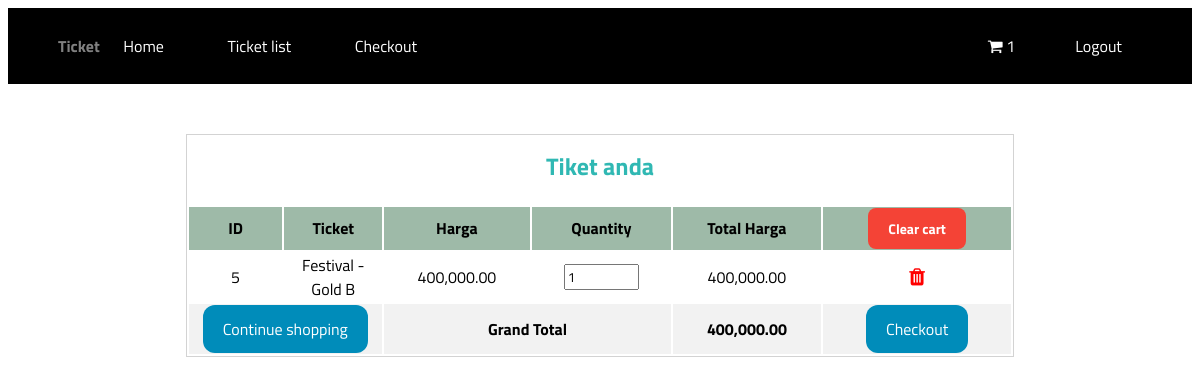
The app's page /cart.php with its own data.
### tables this page shows
CREATE TABLE `carts` (
  `id` int(11) NOT NULL,
  `jenis_tiket` varchar(100) NOT NULL,
  `harga_tiket` varchar(100) NOT NULL,
  `qty` int(10) NOT NULL,
  `harga_total` varchar(100) NOT NULL,
  `code_tiket` varchar(10) NOT NULL
);

### cart.php (the view, shortened to what this page needs)
<html lang="en">
<head>
<link rel="stylesheet" href="https://cdnjs.cloudflare.com/ajax/libs/font-awesome/4.7.0/css/font-awesome.min.css">
</head>
<body>
        <header>
            <nav class="navbar">
                <div>
                    <ul>
                        <li class="list"><a class="navbar-brand">Ticket</a></li>
                        <li class="list"><a class="a" href="index.php">Home</a></li>
                        <li class="list"><a class="a" href="tiket.php">Ticket list</a></li>
                        <li class="list"><a class="a" href="checkout.php">Checkout</a></li>
                        <li class="list" style="float: right;"><a class="a" href="logout.php">Logout</a></li>
                        <li class="list" style="float: right;"><a class="a" href="cart.php"><i class="fa fa-shopping-cart"></i>&nbsp;<span id="cart-item">1</span></a></li>
                    </ul>
                </div>
            </nav>
        </header>
<div class="container">
    <div>
        <div>
            <div>
                <table>
                    <thead>
                        <tr>
                            <td colspan="7">
                                <h2>Tiket anda</h2>
                            </td>
                        </tr>
                        <tr>
                            <th>ID</th>
                            <th>Ticket</th>
                            <th>Harga</th>
                            <th>Quantity</th>
                            <th>Total Harga</th>
                            <th>
                                <a href="function.php?clear=all" class="cls"  onclick="return confirm('Yakin ingin menghapus semua?');">Clear cart</a>
                            </th>
                        </tr>
                    </thead>
                    <tbody>
                        <?php
                            require 'config.php';
                            $stmt = $conn->prepare("SELECT * FROM carts");
                            $stmt->execute();
                            $result = $stmt->get_result();
                            $grand_total = 0;
                            while($row = $result->fetch_assoc()):
                        ?>
                        <tr>
                            <td><?= $row['id']; ?></td>
                            <td><?= $row['jenis_tiket']; ?></td>
                            <td><?= number_format($row['harga_tiket'],2); ?></td>
                            <td><input type="number" class="itemQty" value="<?= $row['qty']; ?>" style="width: 75px;"></td>
                            <td><?= number_format($row['harga_total'],2); ?></td>
                            <td>
                                <a href="function.php?remove=<?= $row['id']; ?>" onclick="return confirm('Yakin ingin dihapus?');"><i class="fa fa-trash" style="color: red; font-size: 20px;"></i></a>
                            </td>
                        </tr>
                        <?php $grand_total += $row['harga_total']; ?>
                        <?php endwhile; ?>
                        <tr>
                            <td colspan="2">
                                <a class="ctn" href="tiket.php">Continue shopping</a>
                            </td>
                            <td colspan="2"><b>Grand Total</b></td>
                            <td><b><?= number_format($grand_total,2); ?></b></td>
                            <td>
                                <a class="ctn" href="checkout.php"
                                <?= ($grand_total > 1)?"":"disabled"; ?>>Checkout</a>
                            </td>
                        </tr>
                    </tbody>
                </table>
            </div>
        </div>
    </div>
</div>
</body>
</html>

### cart.php (style rules this page uses)
* { font-family: 'Titillium Web', sans-serif; }
nav { padding: 10px; background-color: black; }
.navbar-brand { color: white; padding-left: 0; padding-right: 20px; font-weight: bold; opacity: 0.5; }
.navbar ul li .a { color: white; text-decoration: none; padding: 0 60px 20px 0; font-size: medium; }
.list { list-style: none; display: inline; }
.container { padding-top: 50px; margin: 0 auto; }
.cls { background-color: #f44336; border: none; color: white; padding: 10px 20px; text-align: center; text-decoration: none; display: inline-block; font-size: 14px; border-radius: 8px; }
.ctn { background-color: #008CBA;; border: none; color: white; padding: 12px 20px; text-align: center; text-decoration: none; display: inline-block; font-size: 16px; border-radius: 12px; }
table, th, tr { text-align: center; }
h2 { text-align: center; color: #30b8b3; padding-top: 10px; }
table { width: 70%; margin: 0 auto; border: 1px solid lightgrey; }
tr:nth-child(even) { background-color: #f2f2f2; }
td { height: 30px; }
table tr th { background-color: #9ebaa8; width: 50px; }

### records on screen
carts: id "5", jenis_tiket "Festival - Gold B", harga_tiket "400,000.00", qty "1", harga_total "400,000.00"

### other values on screen
$grand_total "400,000.00"
